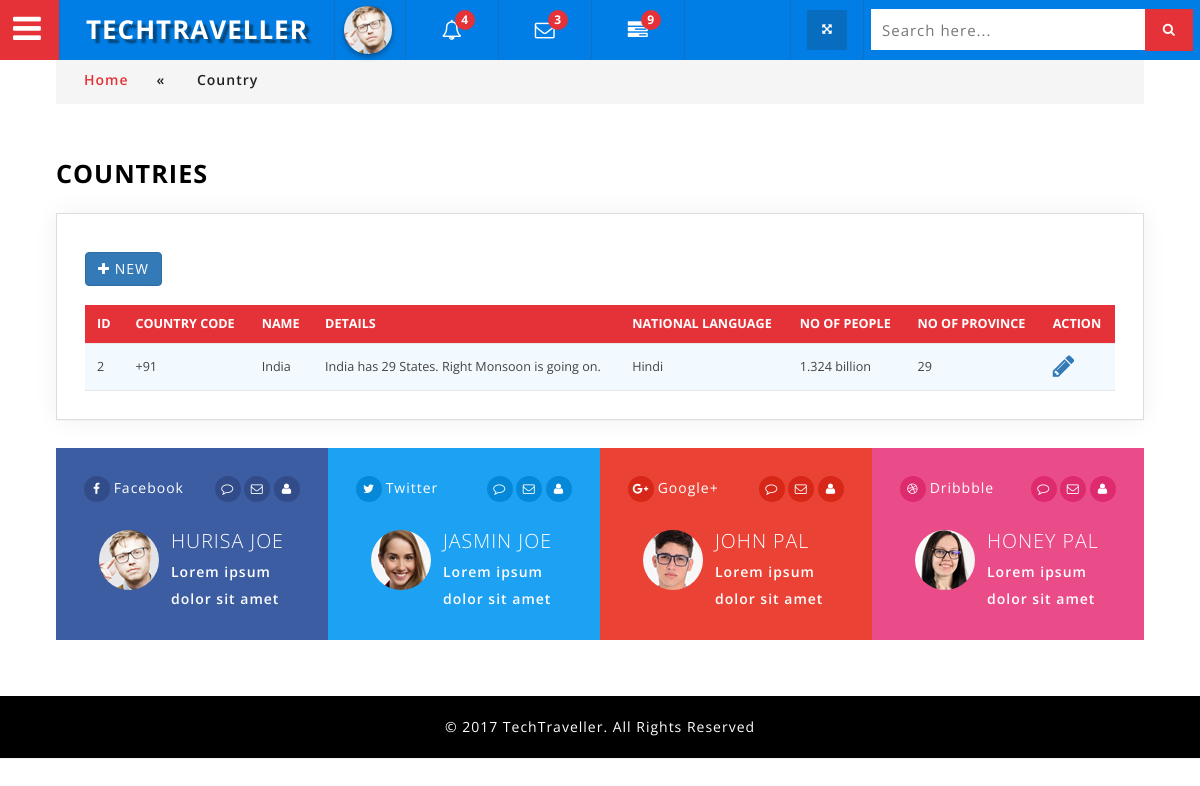
/admin/viewCountries.php (signed in), run on the app's committed database.
### tables this page shows
CREATE TABLE `country` (
  `country_id` int(11) NOT NULL,
  `country_code` varchar(45) NOT NULL,
  `country_name` varchar(100) NOT NULL,
  `country_details` text NOT NULL,
  `language` varchar(450) NOT NULL,
  `no_of_people` varchar(45) NOT NULL,
  `no_of_province` varchar(45) NOT NULL,
  `username` varchar(45) NOT NULL,
  `ipaddress` varchar(45) NOT NULL,
  `date` varchar(45) NOT NULL
);

### admin/viewCountries.php (the view, shortened to what this page needs)
<?php
include "db/db_connect.php";
?>
<!DOCTYPE html>
<html lang="zxx">
<head>
<?php include "library.php";?>
</head>
<body>
<div class="wthree_agile_admin_info">
		  <?php include "menu.php";?>
				<div class="inner_content">
						<div class="w3l_agileits_breadcrumbs">
							<div class="w3l_agileits_breadcrumbs_inner">
								<ul>
									<li><a href="dashboard.php">Home</a><span>«</span></li>
									<li>Country</li>
								</ul>
							</div>
						</div>
					<div class="inner_content_w3_agile_info two_in">
					  <h2 class="w3_inner_tittle">Countries</h2>
									<div class="agile-tables">
										<div class="w3l-table-info agile_info_shadow">
										 <h3 class="w3_inner_tittle two"><a href="addCountry.php" class="btn btn-primary"><i class="fa fa-plus" aria-hidden="true"></i> New</a></h3>
											<table id="table">
											<thead>
											  <tr>
												<th>ID</th>
												<th>Country Code</th>
												<th>Name</th>
												<th>Details</th>
												<th>National Language</th>
												<th>No of People</th>
												<th>No of Province</th>
												<th>Action</th>
											  </tr>
											</thead>
											<tbody>
											 <?php
												$sql = "select * from country order by date desc";
												$result = mysqli_query($con,$sql) or die(mysqli_error($con));
												while($row = mysqli_fetch_assoc($result)){
											?>
												<tr>
													<td><?php echo $row['country_id'];?></td>
													<td><?php echo "+".$row['country_code'];?></td>
													<td><?php echo $row['country_name'];?></td>
													<td><?php echo $row['country_details'];?></td>
													<td><?php echo $row['language'];?></td>
													<td><?php echo $row['no_of_people'];?></td>
													<td><?php echo $row['no_of_province'];?></td>
													<td><a href="editCountry.php?country_id=<?php echo $row['country_id'];?>"><i class="fa fa-pencil fa-2x"  aria-hidden="true"></i><a></td>
												</tr>
											<?php
												}
											 ?>
											</tbody>
										  </table>
								</div>
						</div>
						  <div class="social_media_w3ls">
						      <div class="col-md-3 socail_grid_agile facebook">
                                     <ul class="icon_w3_info">
									   <li><a href="#" class="wthree_facebook"> <i class="fa fa-facebook" aria-hidden="true"></i></a></li>
									   <li>Facebook</li>
									 </ul>
									  <ul class="icon_w3_social">
									    <li><i class="fa fa-comment-o" aria-hidden="true"></i></li>
										<li><i class="fa fa-envelope-o" aria-hidden="true"></i></li>
										<li><i class="fa fa-user" aria-hidden="true"></i></li>
                                      </ul>
									 <div class="clearfix"></div>
									  <div class="bottom_info_social">
									 <div class="col-md-4 agile_w3l_social_media_text_img">
									    <img src="images/admin.jpg" alt="">
									 </div>
									  <div class="col-md-8 agile_w3l_social_media_text">
									    <h4>Hurisa Joe</h4>
										<p>Lorem ipsum dolor sit amet</p>
									 </div>
									 <div class="clearfix"></div>
									 </div>
                              </div>
							  <div class="col-md-3 socail_grid_agile twitter">
                                         <ul class="icon_w3_info">
									   <li><a href="#" class="wthree_facebook"><i class="fa fa-twitter" aria-hidden="true"></i></a></li>
									   <li>Twitter</li>
									 </ul>
									  <ul class="icon_w3_social">
									    <li><i class="fa fa-comment-o" aria-hidden="true"></i></li>
										<li><i class="fa fa-envelope-o" aria-hidden="true"></i></li>
										<li><i class="fa fa-user" aria-hidden="true"></i></li>
                                      </ul>
									 <div class="clearfix"></div>
									  <div class="bottom_info_social">
									 <div class="col-md-4 agile_w3l_social_media_text_img">
									    <img src="images/a1.jpg" alt="">
									 </div>
									  <div class="col-md-8 agile_w3l_social_media_text">
									    <h4>Jasmin Joe</h4>
										<p>Lorem ipsum dolor sit amet</p>
									 </div>
									 <div class="clearfix"></div>
									 </div>
                              </div>
							  <div class="col-md-3 socail_grid_agile gmail">
                                     <ul class="icon_w3_info">
									   <li><a href="#" class="wthree_facebook"><i class="fa fa-google-plus" aria-hidden="true"></i></a></li>
									   <li>Google+</li>
									 </ul>
									  <ul class="icon_w3_social">
									    <li><i class="fa fa-comment-o" aria-hidden="true"></i></li>
										<li><i class="fa fa-envelope-o" aria-hidden="true"></i></li>
										<li><i class="fa fa-user" aria-hidden="true"></i></li>
                                      </ul>
									 <div class="clearfix"></div>
									  <div class="bottom_info_social">
									 <div class="col-md-4 agile_w3l_social_media_text_img">
									    <img src="images/a2.jpg" alt="">
									 </div>
									  <div class="col-md-8 agile_w3l_social_media_text">
									    <h4>John Pal</h4>
										<p>Lorem ipsum dolor sit amet</p>
									 </div>
									 <div class="clearfix"></div>
									 </div>
                              </div>
							  <div class="col-md-3 socail_grid_agile dribble">
							     <ul class="icon_w3_info">
									  <li><a href="#" class="wthree_facebook"><i class="fa fa-dribbble" aria-hidden="true"></i></a></li>
									   <li>Dribbble</li>
									 </ul>
									  <ul class="icon_w3_social">
									    <li><i class="fa fa-comment-o" aria-hidden="true"></i></li>
										<li><i class="fa fa-envelope-o" aria-hidden="true"></i></li>
										<li><i class="fa fa-user" aria-hidden="true"></i></li>
                                      </ul>
									 <div class="clearfix"></div>
									  <div class="bottom_info_social">
									 <div class="col-md-4 agile_w3l_social_media_text_img">
									    <img src="images/a4.jpg" alt="">
									 </div>
									  <div class="col-md-8 agile_w3l_social_media_text">
									    <h4>Honey Pal</h4>
										<p>Lorem ipsum dolor sit amet</p>
									 </div>
									 <div class="clearfix"></div>
									 </div>
                              </div>
						</div>
				    </div>
				</div>
<?php include "footer.php";?>
</body>
</html>

### admin/css/component.css (style rules this page uses)
*, *:after, *::before { -webkit-box-sizing: border-box; -moz-box-sizing: border-box; box-sizing: border-box; }

### admin/css/circles.css (style rules this page uses)
body { background-color:#ECF0F1; }

### admin/css/style.css (style rules this page uses)
body { margin:0; padding:0; background:#fff; font-family: 'Open Sans', sans-serif; }
h1,h2,h3,h4,h5,h6 { margin:0; font-family: 'Open Sans', sans-serif; }
p { margin:0; letter-spacing:1px; }
ul { margin:0; padding:0; }
p,ul,ol { font-size:14px; }
input[type="submit"],a,.nbs-flexisel-nav-left,.nbs-flexisel-nav-right { transition:.5s ease-in; -webkit-transition:.5s ease-in; -moz-transition:.5s ease-in; -o-transition:.5s ease-in; -ms-transition:.5s ease-in; }
.wthree_agile_admin_info { position: relative; }
.inner_content { padding: 4em 4em; }
.agile_info_shadow { padding: 1em; box-shadow: 0 0px 24px 0 rgba(0, 0, 0, 0.06), 0 1px 0px 0 rgba(0, 0, 0, 0.02); -webkit-box-shadow: 0 0px 24px 0 rgba(0, 0, 0, 0.06), 0 1px 0px 0 rgba(0, 0, 0, 0.02); -moz-box-shadow: 0 0px 24px 0 rgba(0, 0, 0, 0.06), 0 1px 0px 0 rgba(0, 0, 0, 0.02); -o-box-shadow:0 0px 24px 0 rgba(0, 0, 0, 0.06), 0 1px 0px 0 rgba(0, 0, 0, 0.02); border: 1px solid #ddd; }
h3.w3_inner_tittle.two { color: #000; font-weight: 600; }
h3.w3_inner_tittle { text-transform: uppercase; color: #fff; margin: 0.5em 0 1em 0; font-weight: 800; font-size: 1.4em; letter-spacing:1px; }
.inner_content_w3_agile_info { margin-top:4.5em; }
.inner_content_w3_agile_info.two_in { margin-top: 4em; }
.socail_grid_agile { padding:2em 2em; }
.socail_grid_agile.facebook { background: #3d5da2; }
.socail_grid_agile.twitter { background: #1da1f2; }
.socail_grid_agile.gmail { background: #ea4335; }
.socail_grid_agile.dribble { background: #ea4c89; }
.socail_grid_agile ul li { list-style: none; display: inline-block; color: #fff; letter-spacing: 1px; }
ul.icon_w3_info { float: left; }
ul.icon_w3_social { float: right; }
.socail_grid_agile.facebook i,.socail_grid_agile.twitter i,.socail_grid_agile.gmail i ,.socail_grid_agile.dribble i { width: 26px; height: 26px; background: #314c88; border-radius: 50%; -webkit-border-radius:50%; -o-border-radius: 50%; -moz-border-radius: 50%; text-align: center; line-height: 27px; font-size: 12px; color: #fff; }
.socail_grid_agile.twitter i { background: #0588d8; }
.socail_grid_agile.gmail i { background: #d62718; }
.socail_grid_agile.dribble i { background:#de2b70; }
.agile_w3l_social_media_text_img { float:left; }
.agile_w3l_social_media_text_img img { border-radius: 50%; -webkit-border-radius:50%; -o-border-radius: 50%; -moz-border-radius: 50%; }
.bottom_info_social { margin-top: 2em; }
.agile_w3l_social_media_text h4 { text-transform:uppercase; color:#fff;font-size:1.4em; font-weight:300; letter-spacing:1px; }
.agile_w3l_social_media_text p { color:#fff; font-size: 1em; line-height:1.9em; padding:0; margin-top:0.5em; font-weight:600; }
.social_media_w3ls { margin-top: 2em; }
.w3l_agileits_breadcrumbs { padding:1em 0; background:#f5f5f5; }
.w3l_agileits_breadcrumbs ul li { display:inline-block; color:#212121; font-weight:600; font-family: 'Open Sans', sans-serif; letter-spacing:1px; }
.w3l_agileits_breadcrumbs ul li a { color: #e53238; text-decoration:none; font-family: 'Open Sans', sans-serif; }
.w3l_agileits_breadcrumbs ul li span { padding:0 2em; }
.w3l_agileits_breadcrumbs_inner { padding: 0 2em; }
h2.w3_inner_tittle { text-transform: uppercase; color: #000; margin: 0.5em 0 1em 0; font-weight: 700; font-size: 1.8em; letter-spacing: 1px; }
.sub_agile_btn.agile_info_shadow,.agile-validation.agile_info_shadow ,.w3l-table-info.agile_info_shadow,.page_w3ls_cal,.agile_info_icons_wthree { padding: 2em; }
.w3l-table-info.agile_info_shadow { margin-bottom: 2em; }

### admin/css/table-style.css (style rules this page uses)
table { background: white; border-collapse: collapse; margin: 1.25em 0 0; width: 100%; }
table tr, table th, table td { border: none; border-bottom: 1px solid #e8e8e8; font-size: .95em; }
table th, table td { padding: 10px 12px; text-align: left; }
table th { background: #e53238; color: #fff; text-transform: uppercase; }
table tr td { background: #f3faff; color: #424242; }
table { width: 100%; }

### data on the page
country: country_id "2", country_code "91", country_name "India", country_details "India has 29 States. Right Monsoon is going on.", language "Hindi", no_of_people "1.324 billion", no_of_province "29"
